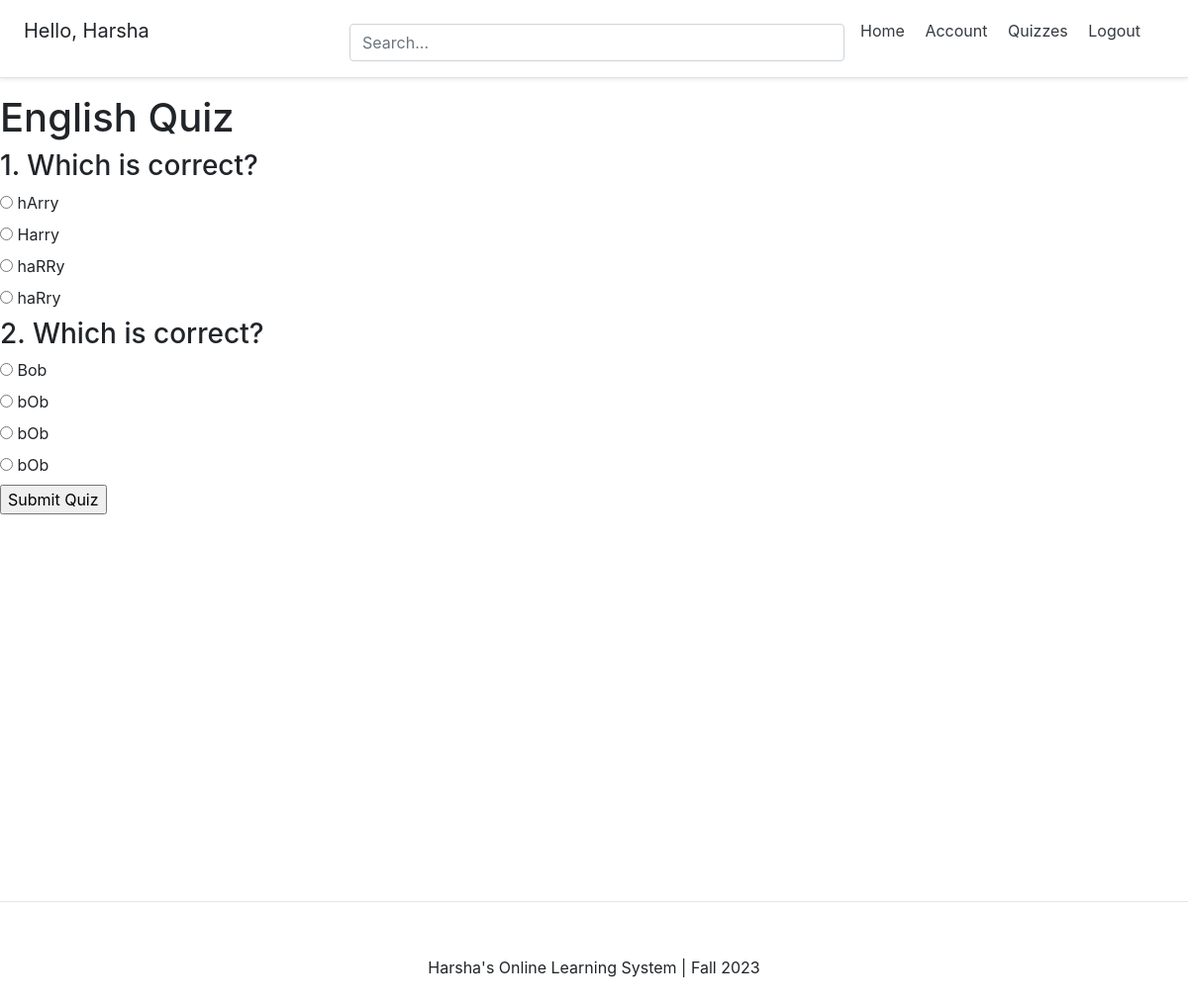
The app's page /quizzes/detail/English Quiz/ (signed in) with its own data.
### account/models.py (models this page shows, shortened)
class Account(AbstractBaseUser):
	email 					= models.EmailField(verbose_name="email", max_length=60, unique=True)
	username 				= models.CharField(max_length=30, unique=True)
	date_joined				= models.DateTimeField(verbose_name='date joined', auto_now_add=True)
	last_login				= models.DateTimeField(verbose_name='last login', auto_now=True)
	is_admin				= models.BooleanField(default=False)
	is_active				= models.BooleanField(default=True)
	is_staff				= models.BooleanField(default=False)
	is_superuser			= models.BooleanField(default=False)
	is_teacher = models.BooleanField(default=False)
	USERNAME_FIELD = 'email'
	REQUIRED_FIELDS = ['username',]
	objects = MyAccountManager()

### quizzes/models.py (models this page shows)
class Quiz(models.Model):
    title = models.CharField(max_length=255, unique=True)
    created_by = models.ForeignKey(settings.AUTH_USER_MODEL, on_delete=models.CASCADE)
    description = models.TextField(default='No description provided')

class Question(models.Model):
    quiz = models.ForeignKey(Quiz, related_name='questions', on_delete=models.CASCADE)
    text = models.CharField(max_length=255)
    order = models.IntegerField(default=0)

class Choice(models.Model):
    question = models.ForeignKey(Question, related_name='choices', on_delete=models.CASCADE)
    text = models.CharField(max_length=255)
    is_correct = models.BooleanField(default=False)

### quizzes/views.py (the view)
# urls.py: path('detail/<str:quiz_title>/', views.quiz_detail, name='quiz_detail'),
@login_required
def quiz_detail(request, quiz_title):
    quiz = get_object_or_404(Quiz, title=quiz_title)
    user_account = Account.objects.get(email=request.user.email)
    if user_account.is_teacher:
        student_attempts = Attempt.objects.filter(quiz=quiz).select_related('student')
        context = {'quiz': quiz, 'student_attempts': student_attempts}
        return render(request, 'quizzes/quiz_detail_teacher.html', context)
    else:
        attempts = Attempt.objects.filter(quiz=quiz, student=request.user).count()
        context = {'quiz': quiz, 'attempts': attempts}
        if request.method == 'POST':
            if attempts < 3:
                score = 0
                for question in quiz.questions.all():
                    selected_choice = request.POST.get(f'question_{question.id}')
                    if selected_choice and question.choices.get(id=selected_choice).is_correct:
                        score += 1
                Attempt.objects.create(quiz=quiz, student=request.user, score=score)
                return redirect(reverse('quizzes:quiz_detail', args=(quiz.title,)))
            else:
                context['error'] = "You have already taken this quiz 3 times."
        else:
            return render(request, 'quizzes/quiz_detail_student.html', context)
        return render(request, 'quizzes/quiz_detail_student.html', context)

### templates/quizzes/quiz_detail_student.html (shortened to what this page needs)
{% extends 'base.html' %}
{% load quiz_extras %}
{% block content %}
  <h1>{{ quiz.title }}</h1>
  {% if not attempt %}
    <form method="post">
      {% for question in quiz.questions.all %}
        <div class="question">
          <h3>{{ forloop.counter }}. {{ question.text }}</h3>
          {% for choice in question.choices.all %}
            <label>
              <input type="radio" name="question_{{ question.id }}" value="{{ choice.id }}">
              {{ choice.text }}
            </label><br>
          {% endfor %}
        </div>
      {% endfor %}
      <input type="submit" value="Submit Quiz">
    </form>
  {% endif %}
{% endblock %}

### templates/base.html (shortened to what this page needs)
<!DOCTYPE html>
<html>
<head>
    {% include 'snippets/header.html' %}
</head>
<body>
    <div class="main">
        {% block content %}
        {% endblock content %}
    </div>
    {% include 'snippets/footer.html' %}
</body>
</html>

### templates/snippets/header.html (shortened to what this page needs)
<link rel="stylesheet" href="https://cdn.jsdelivr.net/npm/bootstrap@4.4.1/dist/css/bootstrap.min.css">
<div class="d-flex flex-column flex-md-row align-items-center p-3 px-md-4 mb-3 bg-white border-bottom shadow-sm">
  <h5 class="my-0 mr-md-auto font-weight-normal">
  	{% if request.user.is_authenticated %}
  	<p>Hello, {{request.user.username}}</p>
  	{% endif %}
  </h5>
  <div class="search-bar mt-sm-2 mr-2">
  	<form method="get">
  		<input type="text" class="form-control" name="q" id="id_q" placeholder="Search...">
  	</form>
  </div>
  <nav class="my-2 my-md-0 mr-md-3">
  	{% if request.user.is_authenticated %}
  		<a class="p-2 text-dark" href="{% url 'home' %}">Home</a>
		<a class="p-2 text-dark" href="{% url 'account' %}">Account</a>
		<a class="p-2 text-dark" href="{% url 'quizzes:quiz_list' %}">Quizzes</a>
		<a class="p-2 text-dark" href="{% url 'logout' %}">Logout</a></p>
  	{% else %}
  		<a class="p-2 text-dark" href="{% url 'home' %}">Home</a>
  		<a class="p-2 text-dark" href="{% url 'login' %}">Login</a>
		<a class="btn btn-outline-primary" href="{% url 'register' %}">Register</a>
  	{% endif %}
  </nav>
</div>

### templates/snippets/footer.html (shortened to what this page needs)
<hr>
<div class="d-flex flex-row align-items-center footer" >
	<p class="m-auto">Harsha's Online Learning System | Fall 2023</p>
</div>

### templates/snippets/header.html (style rules this page uses)
@media (min-width: 768px) { html { font-size: 16px; } }
.search-bar { max-width: 500px; width: 100%; }
form { width: 100%; }

### templates/snippets/base_css.html (style rules this page uses)
body { background-color: #FFFFFF; }

### templates/base.html (style rules this page uses)
.main { min-height:100vh; height: 100%; }

### templates/snippets/footer.html (style rules this page uses)
.footer { min-height: 100px; }

### records on screen
Account: user.username "Harsha"
Quiz: title "English Quiz"
Question: text "Which is correct?"
Choice: text "hArry"
Choice: text "Harry"
Choice: text "haRRy"
Choice: text "haRry"
Question: text "Which is correct?"
Choice: text "Bob"
Choice: text "bOb"
Choice: text "bOb"
Choice: text "bOb"
